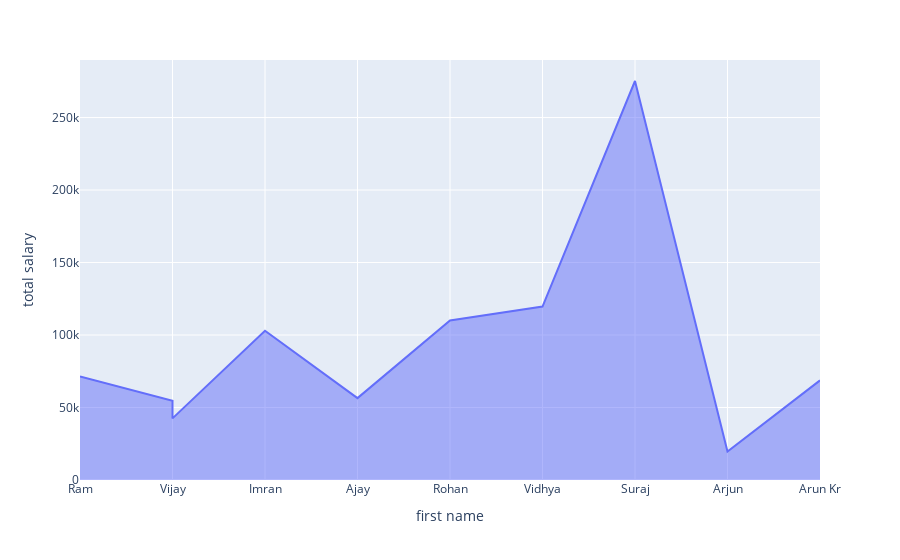

Notebook code cell kept with this figure:
### Code cell
px.area(df, x='first name', y='total salary')

### Figure 1 — Plotly figure (JSON) as saved in the notebook; plotly's stock layout.template omitted (floating-point values rounded to 4 significant figures)
{"data": [{"fillpattern": {"shape": ""}, "hovertemplate": "first name=%{x}<br>total salary=%{y}<extra></extra>", "legendgroup": "", "line": {"color": "#636efa"}, "marker": {"symbol": "circle"}, "mode": "lines", "name": "", "orientation": "v", "showlegend": false, "stackgroup": "1", "type": "scatter", "x": ["Ram", "Vijay", "Imran", "Ajay", "Vijay", "Rohan", "Vidhya", "Suraj", "Arjun", "Arun Kr"], "xaxis": "x", "y": [71400, 54701, 102912, 56480, 42501, 110000, 119600, 275201, 19701, 68701], "yaxis": "y"}], "layout": {"legend": {"tracegroupgap": 0}, "margin": {"t": 60}, "xaxis": {"anchor": "y", "domain": [0, 1], "title": {"text": "first name"}}, "yaxis": {"anchor": "x", "domain": [0, 1], "title": {"text": "total salary"}}}}
